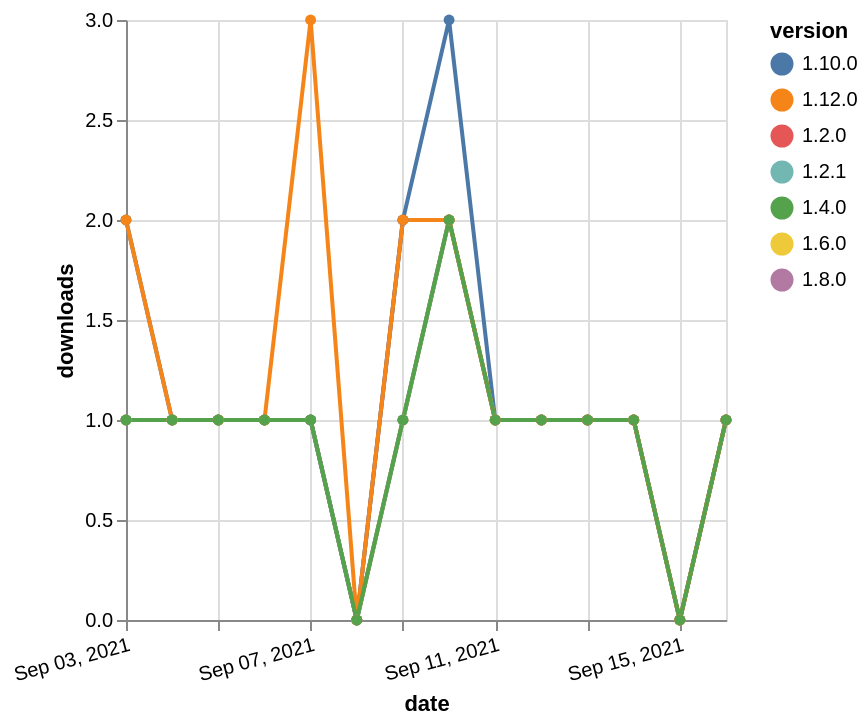

Vega-Lite specification stored for this chart:
### Vega-Lite specification from a JSON file in a GitHub repository (floating-point values rounded to 4 significant figures)
{"$schema": "https://vega.github.io/schema/vega-lite/v5.json", "description": "A simple bar chart with embedded data.", "data": {"values": [{"date": "2021-09-03", "total": 189, "delta": 1, "version": "1.6.0"}, {"date": "2021-09-04", "total": 190, "delta": 1, "version": "1.6.0"}, {"date": "2021-09-05", "total": 191, "delta": 1, "version": "1.6.0"}, {"date": "2021-09-06", "total": 192, "delta": 1, "version": "1.6.0"}, {"date": "2021-09-07", "total": 193, "delta": 1, "version": "1.6.0"}, {"date": "2021-09-08", "total": 193, "delta": 0, "version": "1.6.0"}, {"date": "2021-09-09", "total": 194, "delta": 1, "version": "1.6.0"}, {"date": "2021-09-10", "total": 196, "delta": 2, "version": "1.6.0"}, {"date": "2021-09-11", "total": 197, "delta": 1, "version": "1.6.0"}, {"date": "2021-09-12", "total": 198, "delta": 1, "version": "1.6.0"}, {"date": "2021-09-13", "total": 199, "delta": 1, "version": "1.6.0"}, {"date": "2021-09-14", "total": 200, "delta": 1, "version": "1.6.0"}, {"date": "2021-09-15", "total": 200, "delta": 0, "version": "1.6.0"}, {"date": "2021-09-16", "total": 201, "delta": 1, "version": "1.6.0"}, {"date": "2021-09-03", "total": 173, "delta": 1, "version": "1.8.0"}, {"date": "2021-09-04", "total": 174, "delta": 1, "version": "1.8.0"}, {"date": "2021-09-05", "total": 175, "delta": 1, "version": "1.8.0"}, {"date": "2021-09-06", "total": 176, "delta": 1, "version": "1.8.0"}, {"date": "2021-09-07", "total": 177, "delta": 1, "version": "1.8.0"}, {"date": "2021-09-08", "total": 177, "delta": 0, "version": "1.8.0"}, {"date": "2021-09-09", "total": 179, "delta": 2, "version": "1.8.0"}, {"date": "2021-09-10", "total": 181, "delta": 2, "version": "1.8.0"}, {"date": "2021-09-11", "total": 182, "delta": 1, "version": "1.8.0"}, {"date": "2021-09-12", "total": 183, "delta": 1, "version": "1.8.0"}, {"date": "2021-09-13", "total": 184, "delta": 1, "version": "1.8.0"}, {"date": "2021-09-14", "total": 185, "delta": 1, "version": "1.8.0"}, {"date": "2021-09-15", "total": 185, "delta": 0, "version": "1.8.0"}, {"date": "2021-09-16", "total": 186, "delta": 1, "version": "1.8.0"}, {"date": "2021-09-03", "total": 193, "delta": 2, "version": "1.10.0"}, {"date": "2021-09-04", "total": 194, "delta": 1, "version": "1.10.0"}, {"date": "2021-09-05", "total": 195, "delta": 1, "version": "1.10.0"}, {"date": "2021-09-06", "total": 196, "delta": 1, "version": "1.10.0"}, {"date": "2021-09-07", "total": 197, "delta": 1, "version": "1.10.0"}, {"date": "2021-09-08", "total": 197, "delta": 0, "version": "1.10.0"}, {"date": "2021-09-09", "total": 199, "delta": 2, "version": "1.10.0"}, {"date": "2021-09-10", "total": 202, "delta": 3, "version": "1.10.0"}, {"date": "2021-09-11", "total": 203, "delta": 1, "version": "1.10.0"}, {"date": "2021-09-12", "total": 204, "delta": 1, "version": "1.10.0"}, {"date": "2021-09-13", "total": 205, "delta": 1, "version": "1.10.0"}, {"date": "2021-09-14", "total": 206, "delta": 1, "version": "1.10.0"}, {"date": "2021-09-15", "total": 206, "delta": 0, "version": "1.10.0"}, {"date": "2021-09-16", "total": 207, "delta": 1, "version": "1.10.0"}, {"date": "2021-09-03", "total": 249, "delta": 1, "version": "1.2.0"}, {"date": "2021-09-04", "total": 250, "delta": 1, "version": "1.2.0"}, {"date": "2021-09-05", "total": 251, "delta": 1, "version": "1.2.0"}, {"date": "2021-09-06", "total": 252, "delta": 1, "version": "1.2.0"}, {"date": "2021-09-07", "total": 253, "delta": 1, "version": "1.2.0"}, {"date": "2021-09-08", "total": 253, "delta": 0, "version": "1.2.0"}, {"date": "2021-09-09", "total": 254, "delta": 1, "version": "1.2.0"}, {"date": "2021-09-10", "total": 256, "delta": 2, "version": "1.2.0"}, {"date": "2021-09-11", "total": 257, "delta": 1, "version": "1.2.0"}, {"date": "2021-09-12", "total": 258, "delta": 1, "version": "1.2.0"}, {"date": "2021-09-13", "total": 259, "delta": 1, "version": "1.2.0"}, {"date": "2021-09-14", "total": 260, "delta": 1, "version": "1.2.0"}, {"date": "2021-09-15", "total": 260, "delta": 0, "version": "1.2.0"}, {"date": "2021-09-16", "total": 261, "delta": 1, "version": "1.2.0"}, {"date": "2021-09-03", "total": 243, "delta": 1, "version": "1.2.1"}, {"date": "2021-09-04", "total": 244, "delta": 1, "version": "1.2.1"}, {"date": "2021-09-05", "total": 245, "delta": 1, "version": "1.2.1"}, {"date": "2021-09-06", "total": 246, "delta": 1, "version": "1.2.1"}, {"date": "2021-09-07", "total": 247, "delta": 1, "version": "1.2.1"}, {"date": "2021-09-08", "total": 247, "delta": 0, "version": "1.2.1"}, {"date": "2021-09-09", "total": 248, "delta": 1, "version": "1.2.1"}, {"date": "2021-09-10", "total": 250, "delta": 2, "version": "1.2.1"}, {"date": "2021-09-11", "total": 251, "delta": 1, "version": "1.2.1"}, {"date": "2021-09-12", "total": 252, "delta": 1, "version": "1.2.1"}, {"date": "2021-09-13", "total": 253, "delta": 1, "version": "1.2.1"}, {"date": "2021-09-14", "total": 254, "delta": 1, "version": "1.2.1"}, {"date": "2021-09-15", "total": 254, "delta": 0, "version": "1.2.1"}, {"date": "2021-09-16", "total": 255, "delta": 1, "version": "1.2.1"}, {"date": "2021-09-03", "total": 120, "delta": 2, "version": "1.12.0"}, {"date": "2021-09-04", "total": 121, "delta": 1, "version": "1.12.0"}, {"date": "2021-09-05", "total": 122, "delta": 1, "version": "1.12.0"}, {"date": "2021-09-06", "total": 123, "delta": 1, "version": "1.12.0"}, {"date": "2021-09-07", "total": 126, "delta": 3, "version": "1.12.0"}, {"date": "2021-09-08", "total": 126, "delta": 0, "version": "1.12.0"}, {"date": "2021-09-09", "total": 128, "delta": 2, "version": "1.12.0"}, {"date": "2021-09-10", "total": 130, "delta": 2, "version": "1.12.0"}, {"date": "2021-09-11", "total": 131, "delta": 1, "version": "1.12.0"}, {"date": "2021-09-12", "total": 132, "delta": 1, "version": "1.12.0"}, {"date": "2021-09-13", "total": 133, "delta": 1, "version": "1.12.0"}, {"date": "2021-09-14", "total": 134, "delta": 1, "version": "1.12.0"}, {"date": "2021-09-15", "total": 134, "delta": 0, "version": "1.12.0"}, {"date": "2021-09-16", "total": 135, "delta": 1, "version": "1.12.0"}, {"date": "2021-09-03", "total": 194, "delta": 1, "version": "1.4.0"}, {"date": "2021-09-04", "total": 195, "delta": 1, "version": "1.4.0"}, {"date": "2021-09-05", "total": 196, "delta": 1, "version": "1.4.0"}, {"date": "2021-09-06", "total": 197, "delta": 1, "version": "1.4.0"}, {"date": "2021-09-07", "total": 198, "delta": 1, "version": "1.4.0"}, {"date": "2021-09-08", "total": 198, "delta": 0, "version": "1.4.0"}, {"date": "2021-09-09", "total": 199, "delta": 1, "version": "1.4.0"}, {"date": "2021-09-10", "total": 201, "delta": 2, "version": "1.4.0"}, {"date": "2021-09-11", "total": 202, "delta": 1, "version": "1.4.0"}, {"date": "2021-09-12", "total": 203, "delta": 1, "version": "1.4.0"}, {"date": "2021-09-13", "total": 204, "delta": 1, "version": "1.4.0"}, {"date": "2021-09-14", "total": 205, "delta": 1, "version": "1.4.0"}, {"date": "2021-09-15", "total": 205, "delta": 0, "version": "1.4.0"}, {"date": "2021-09-16", "total": 206, "delta": 1, "version": "1.4.0"}]}, "width": "container", "mark": {"type": "line", "point": {"filled": true}}, "encoding": {"x": {"field": "date", "type": "temporal", "timeUnit": "yearmonthdate", "title": "date", "axis": {"labelAngle": -15}}, "y": {"field": "delta", "type": "quantitative", "title": "downloads"}, "color": {"field": "version", "type": "nominal"}, "tooltip": {"field": "delta"}}}
